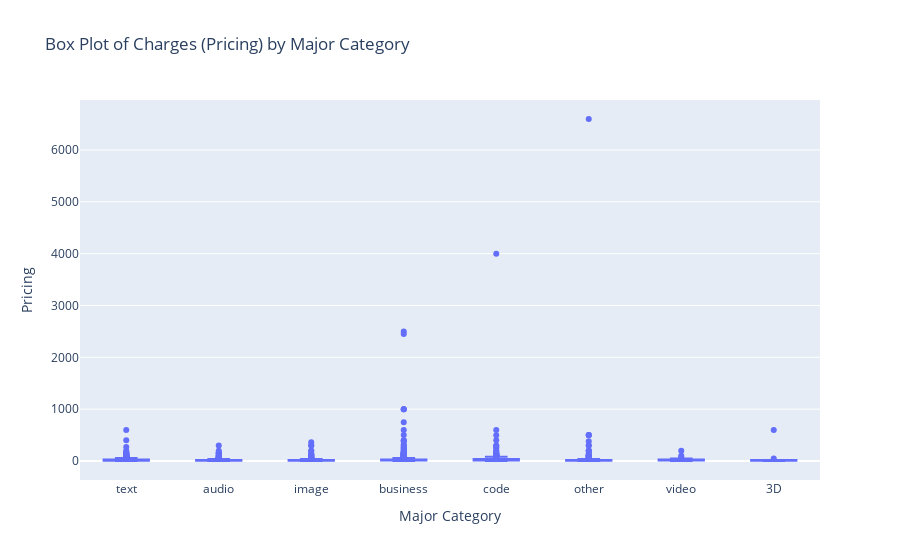

Notebook code for this chart:
### Code cell
import plotly.express as px

# Filter out tools with undefined charges and convert to numeric
boxplot_data = ai_tools_df[ai_tools_df["Numeric Charges"].notna()]

# Create the Box Plot
fig = px.box(
    boxplot_data,
    x="Major Category",  # Major categories on the X-axis
    y="Numeric Charges",  # Pricing on the Y-axis
    title="Box Plot of Charges (Pricing) by Major Category",
    labels={'Major Category': 'Major Category', 'Numeric Charges': 'Pricing'},
    template="plotly",  # Use the default Plotly template
)

# Customize the appearance
fig.update_layout(
    xaxis_title="Major Category",  # X-axis label
    yaxis_title="Pricing",  # Y-axis label
)

# Show the chart
fig.show()

### Figure 1 — Plotly figure (JSON) as saved in the notebook; plotly's stock layout.template omitted (floating-point values rounded to 4 significant figures; data arrays with more than 128 entries replaced by an {"elided": "..."} marker saying what was removed)
{"data": [{"alignmentgroup": "True", "hovertemplate": "Major Category=%{x}<br>Pricing=%{y}<extra></extra>", "legendgroup": "", "marker": {"color": "#636efa"}, "name": "", "notched": false, "offsetgroup": "", "orientation": "v", "showlegend": false, "type": "box", "x": {"elided": "2532 str values"}, "x0": " ", "xaxis": "x", "y": {"elided": "2532 int values"}, "y0": " ", "yaxis": "y"}], "layout": {"boxmode": "group", "legend": {"tracegroupgap": 0}, "title": {"text": "Box Plot of Charges (Pricing) by Major Category"}, "xaxis": {"anchor": "y", "domain": [0, 1], "title": {"text": "Major Category"}}, "yaxis": {"anchor": "x", "domain": [0, 1], "title": {"text": "Pricing"}}}}
